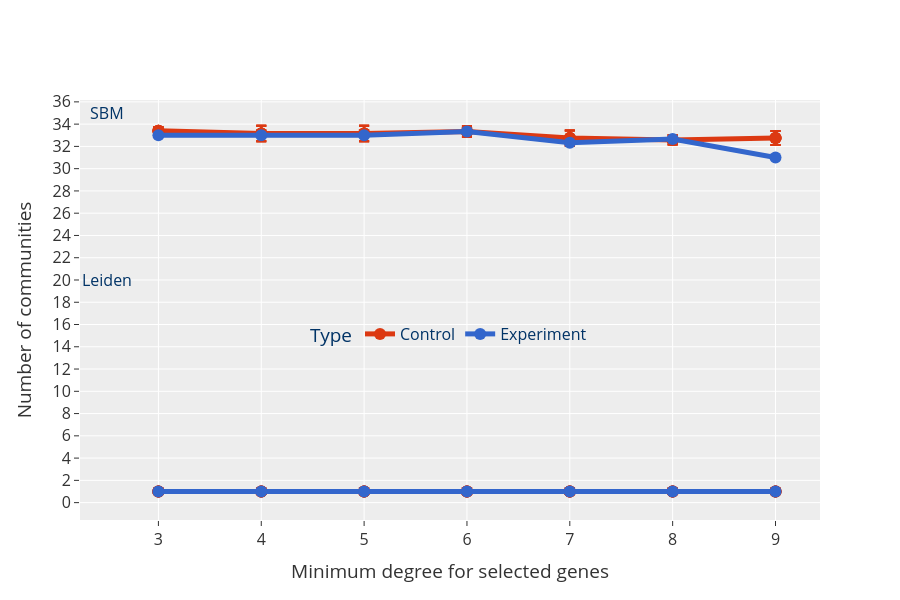

The code cell stored with this chart in its notebook:
### Markdown cell above
## Combine the community sizes for Leiden and hSBM

### Code cell
sbm_fig = sbm_fig.add_traces(leid_fig.data)
sbm_fig = sbm_fig.update_layout(
    legend=dict(
        orientation="h",
        title="Type",
        yanchor="bottom",
        y=0.4,
        xanchor="center",
        x=0.5,
        bgcolor="rgba(0,0,0,0)",
        font=dict(size=16, color="#003366"),
    ),
    xaxis=dict(
        tickfont=dict(size=16),
        title="Minimum degree for selected genes",
    ),
    title="",
    yaxis=dict(
        tickmode="linear",
        tick0=10,
        dtick=2,
    ),
    showlegend=True,
    font=dict(size=16),
)
sbm_fig = sbm_fig.update_traces(
    line_width=5, marker_size=12, error_y=dict(width=5))
legend_shown = {}
for trace in sbm_fig.data:
    if trace.name in legend_shown:
        trace.showlegend = False
    else:
        trace.showlegend = True
        legend_shown[trace.name] = True

sbm_fig.add_annotation(x=2.5, y=35, text="SBM",
                       showarrow=False, font=dict(size=16, color="#003366"))
sbm_fig.add_annotation(x=2.5, y=20, text="Leiden",
                       showarrow=False, font=dict(size=16, color="#003366"))

sbm_fig.show()

### Figure 1 — Plotly figure (JSON) as saved in the notebook; plotly's stock layout.template omitted (floating-point values rounded to 4 significant figures)
{"data": [{"error_y": {"array": [0, 0, 0, 0, 0, 0, 0, 0, 0, 0, 0, 0, 0, 0, 0, 0, 0, 0, 0, 0, 0, 0, 0, 0, 0, 0, 0, 0, 0, 0, 0, 0, 0, 0, 0], "width": 5}, "hovertemplate": "Type=Control<br>TF=%{x}<br>Size_mean=%{y}<extra></extra>", "legendgroup": "Control", "line": {"color": "#DC3912", "dash": "solid", "width": 5}, "marker": {"size": 12, "symbol": "circle"}, "mode": "lines+markers", "name": "Control", "orientation": "v", "showlegend": true, "type": "scatter", "x": [4, 3, 5, 9, 6, 7, 8, 3, 4, 5, 6, 7, 8, 9, 3, 5, 6, 4, 7, 8, 9, 3, 4, 5, 6, 7, 8, 9, 3, 4, 7, 5, 9, 6, 8], "xaxis": "x", "y": [1, 1, 1, 1, 1, 1, 1, 1, 1, 1, 1, 1, 1, 1, 1, 1, 1, 1, 1, 1, 1, 1, 1, 1, 1, 1, 1, 1, 1, 1, 1, 1, 1, 1, 1], "yaxis": "y"}, {"error_y": {"array": [0, 0, 0, 0, 0, 0, 0], "width": 5}, "hovertemplate": "Type=Experiment<br>TF=%{x}<br>Size_mean=%{y}<extra></extra>", "legendgroup": "Experiment", "line": {"color": "#3366CC", "dash": "solid", "width": 5}, "marker": {"size": 12, "symbol": "circle"}, "mode": "lines+markers", "name": "Experiment", "orientation": "v", "showlegend": true, "type": "scatter", "x": [4, 3, 7, 9, 5, 8, 6], "xaxis": "x", "y": [1, 1, 1, 1, 1, 1, 1], "yaxis": "y"}, {"error_y": {"array": [0.3191, 0.3191, 0.3191, 0.3191, 0.6939, 0.6939, 0.6939, 0.6939, 0.6939, 0.6939, 0.6939, 0.6939, 0.4714, 0.4714, 0.4714, 0.4714, 0.6872, 0.6872, 0.6872, 0.6872, 0.4194, 0.4194, 0.4194, 0.4194, 0.631, 0.631, 0.631, 0.631], "width": 5}, "hovertemplate": "Type=Control<br>TF=%{x}<br>ModNum_mean=%{y}<extra></extra>", "legendgroup": "Control", "line": {"color": "#DC3912", "dash": "solid", "width": 5}, "marker": {"size": 12, "symbol": "circle"}, "mode": "lines+markers", "name": "Control", "orientation": "v", "showlegend": false, "type": "scatter", "x": ["3", "3", "3", "3", "4", "4", "4", "4", "5", "5", "5", "5", "6", "6", "6", "6", "7", "7", "7", "7", "8", "8", "8", "8", "9", "9", "9", "9"], "xaxis": "x", "y": [33.42, 33.42, 33.42, 33.42, 33.17, 33.17, 33.17, 33.17, 33.17, 33.17, 33.17, 33.17, 33.33, 33.33, 33.33, 33.33, 32.75, 32.75, 32.75, 32.75, 32.58, 32.58, 32.58, 32.58, 32.75, 32.75, 32.75, 32.75], "yaxis": "y"}, {"error_y": {"array": [null, null, null, null, null, null, null], "width": 5}, "hovertemplate": "Type=Experiment<br>TF=%{x}<br>ModNum_mean=%{y}<extra></extra>", "legendgroup": "Experiment", "line": {"color": "#3366CC", "dash": "solid", "width": 5}, "marker": {"size": 12, "symbol": "circle"}, "mode": "lines+markers", "name": "Experiment", "orientation": "v", "showlegend": false, "type": "scatter", "x": ["3", "4", "5", "6", "7", "8", "9"], "xaxis": "x", "y": [33, 33, 33, 33.33, 32.33, 32.67, 31], "yaxis": "y"}], "layout": {"annotations": [{"font": {"color": "#003366", "size": 16}, "showarrow": false, "text": "SBM", "x": 2.5, "y": 35}, {"font": {"color": "#003366", "size": 16}, "showarrow": false, "text": "Leiden", "x": 2.5, "y": 20}], "font": {"size": 16}, "height": 600, "legend": {"bgcolor": "rgba(0,0,0,0)", "font": {"color": "#003366", "size": 16}, "orientation": "h", "title": {"text": "Type"}, "tracegroupgap": 0, "x": 0.5, "xanchor": "center", "y": 0.4, "yanchor": "bottom"}, "showlegend": true, "title": {"text": ""}, "xaxis": {"anchor": "y", "domain": [0, 1], "tickfont": {"size": 16}, "title": {"text": "Minimum degree for selected genes"}}, "yaxis": {"anchor": "x", "domain": [0, 1], "dtick": 2, "tick0": 10, "tickfont": {"size": 16}, "tickmode": "linear", "title": {"text": "Number of communities"}}}}
